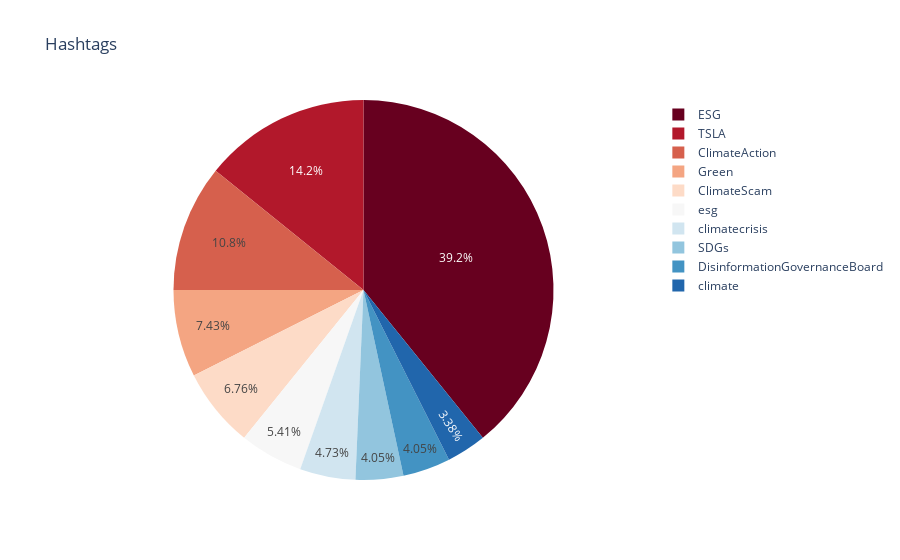

The code cell stored with this chart in its notebook:
### Markdown cell above
### Utilize plotly library to visualize the most frequently used hashtags

### Code cell
import plotly.express as px
fig = px.pie(hashtags_df, values='total_count', names='hashtags_list', 
             title='Hashtags', color_discrete_sequence=px.colors.sequential.RdBu)
fig.show()

### Figure 1 — Plotly figure (JSON) as saved in the notebook; plotly's stock layout.template omitted (floating-point values rounded to 4 significant figures)
{"data": [{"domain": {"x": [0, 1], "y": [0, 1]}, "hovertemplate": "hashtags_list=%{label}<br>total_count=%{value}<extra></extra>", "labels": ["ESG", "TSLA", "ClimateAction", "Green", "ClimateScam", "esg", "climatecrisis", "SDGs", "DisinformationGovernanceBoard", "climate"], "legendgroup": "", "name": "", "showlegend": true, "type": "pie", "values": [58, 21, 16, 11, 10, 8, 7, 6, 6, 5]}], "layout": {"legend": {"tracegroupgap": 0}, "piecolorway": ["rgb(103,0,31)", "rgb(178,24,43)", "rgb(214,96,77)", "rgb(244,165,130)", "rgb(253,219,199)", "rgb(247,247,247)", "rgb(209,229,240)", "rgb(146,197,222)", "rgb(67,147,195)", "rgb(33,102,172)", "rgb(5,48,97)"], "title": {"text": "Hashtags"}}}
